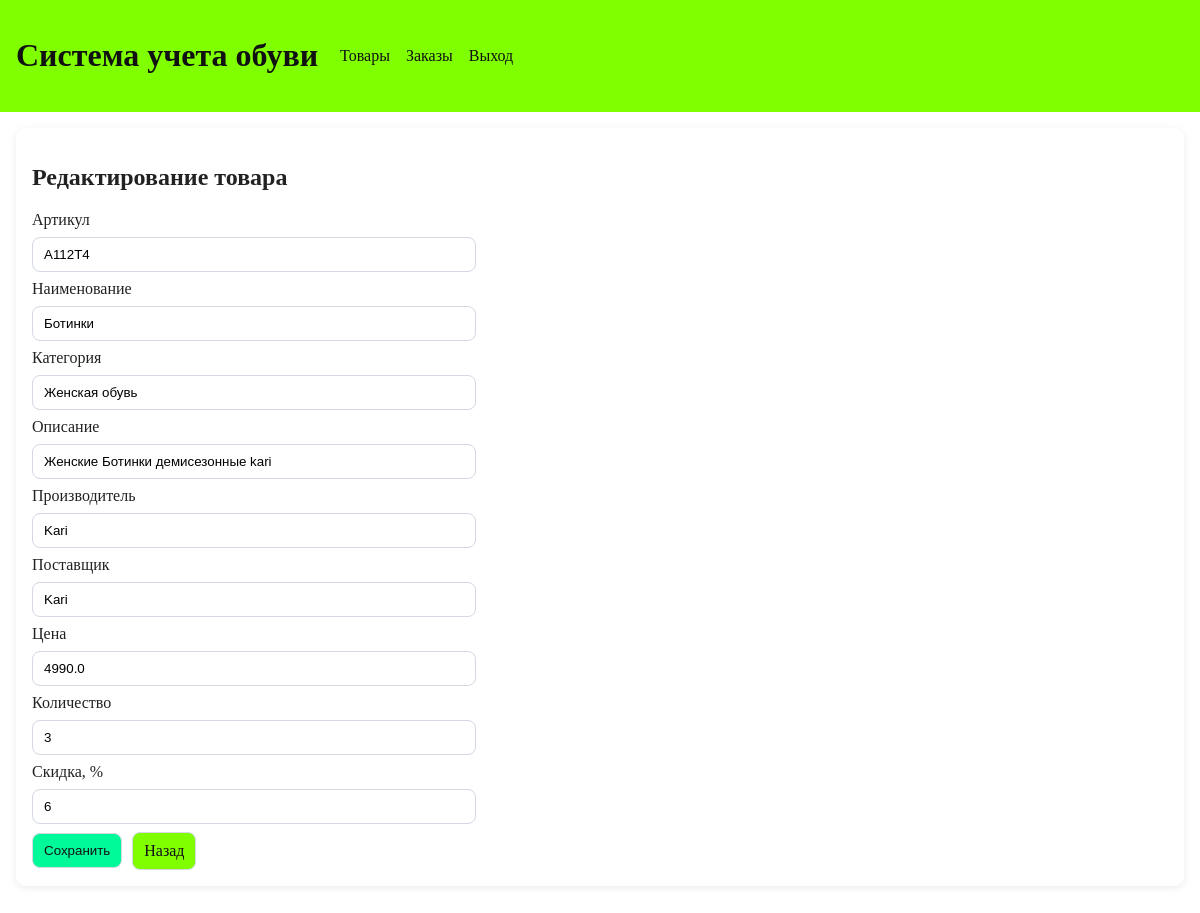
The page /products/А112Т4/edit (signed in) on the database its author committed.
### tables this page shows
CREATE TABLE products (
        article TEXT PRIMARY KEY,
        product_name TEXT NOT NULL,
        category_id INTEGER NOT NULL,
        description TEXT NOT NULL,
        manufacturer_id INTEGER NOT NULL,
        supplier_id INTEGER NOT NULL,
        base_price REAL NOT NULL CHECK (base_price >= 0),
        stock_count INTEGER NOT NULL CHECK (stock_count >= 0),
        discount_percent INTEGER NOT NULL CHECK (discount_percent >= 0 AND discount_percent <= 100),
        image_path TEXT,
        FOREIGN KEY (category_id) REFERENCES categories (id),
        FOREIGN KEY (manufacturer_id) REFERENCES manufacturers (id),
        FOREIGN KEY (supplier_id) REFERENCES suppliers (id)
    );

CREATE TABLE categories (
        id INTEGER PRIMARY KEY AUTOINCREMENT,
        category_name TEXT NOT NULL UNIQUE
    );

CREATE TABLE manufacturers (
        id INTEGER PRIMARY KEY AUTOINCREMENT,
        manufacturer_name TEXT NOT NULL UNIQUE
    );

CREATE TABLE suppliers (
        id INTEGER PRIMARY KEY AUTOINCREMENT,
        supplier_name TEXT NOT NULL UNIQUE
    );

### src/webapp.py (the view)
@app.route("/products/<string:article>/edit", methods=["GET", "POST"])
@role_required("admin")
def product_edit(article: str):
    db = get_db()
    item = db.execute(
        """
        SELECT
            p.article, p.product_name, c.category_name, p.description,
            m.manufacturer_name, s.supplier_name, p.base_price,
            p.stock_count, p.discount_percent
        FROM products p
        JOIN categories c ON c.id = p.category_id
        JOIN manufacturers m ON m.id = p.manufacturer_id
        JOIN suppliers s ON s.id = p.supplier_id
        WHERE p.article = ?
        """,
        (article,),
    ).fetchone()
    if item is None:
        flash("Товар не найден.", "error")
        return redirect(url_for("products"))
    if request.method == "POST":
        return _save_product(article)
    return render_template("product_form.html", title="Редактирование товара", item=item)

### src/webapp.py (called while the page is built)
def get_db() -> sqlite3.Connection:
    if "db" not in g:
        conn = sqlite3.connect(DB_PATH)
        conn.row_factory = sqlite3.Row
        conn.execute("PRAGMA foreign_keys = ON")
        g.db = conn
    return g.db

def role_required(*roles: str):
    def decorator(func):
        @wraps(func)
        def wrapper(*args: Any, **kwargs: Any):
            role = session.get("role", "guest")
            if role not in roles:
                flash("Недостаточно прав для выполнения действия.", "error")
                return redirect(url_for("products"))
            return func(*args, **kwargs)
        return wrapper
    return decorator

### templates/product_form.html
{% extends "base.html" %}
{% block content %}
<section class="card">
    <h2>{{ title }}</h2>
    <form method="post" class="form grid">
        <label>Артикул</label>
        <input name="article" required value="{{ item['article'] if item else '' }}">
        <label>Наименование</label>
        <input name="product_name" required value="{{ item['product_name'] if item else '' }}">
        <label>Категория</label>
        <input name="category" required value="{{ item['category_name'] if item else '' }}">
        <label>Описание</label>
        <input name="description" required value="{{ item['description'] if item else '' }}">
        <label>Производитель</label>
        <input name="manufacturer" required value="{{ item['manufacturer_name'] if item else '' }}">
        <label>Поставщик</label>
        <input name="supplier" required value="{{ item['supplier_name'] if item else '' }}">
        <label>Цена</label>
        <input name="base_price" type="number" step="0.01" min="0" required value="{{ item['base_price'] if item else '' }}">
        <label>Количество</label>
        <input name="stock_count" type="number" min="0" required value="{{ item['stock_count'] if item else '' }}">
        <label>Скидка, %</label>
        <input name="discount_percent" type="number" min="0" max="100" required value="{{ item['discount_percent'] if item else '0' }}">
        <div class="row">
            <button type="submit">Сохранить</button>
            <a class="btn secondary" href="{{ url_for('products') }}">Назад</a>
        </div>
    </form>
</section>
{% endblock %}

### static/styles.css (style rules this page uses)
body { margin: 0; font-family: "Times New Roman", Times, serif; background: #FFFFFF; color: #222; }
.row { display: flex; align-items: center; gap: 10px; }
.card { background: #fff; border-radius: 10px; box-shadow: 0 2px 8px rgba(0, 0, 0, 0.08); padding: 16px; margin-bottom: 16px; }
.form { display: flex; flex-direction: column; gap: 8px; }
.grid input { max-width: 420px; }
input, select, button, .btn { padding: 9px 11px; border-radius: 8px; border: 1px solid #d3d8e3; text-decoration: none; }
button, .btn { background: #00FA9A; color: #111; cursor: pointer; }
.secondary { background: #7FFF00; color: #111; }

### rows shown on the page
products: article "А112Т4", product_name "Ботинки", description "Женские Ботинки демисезонные kari", base_price "4990.0", stock_count "3", discount_percent "6"
categories: category "Женская обувь"
manufacturers: manufacturer "Kari"
suppliers: supplier "Kari"

### other values the page prints
{{ title }} "Редактирование товара"
